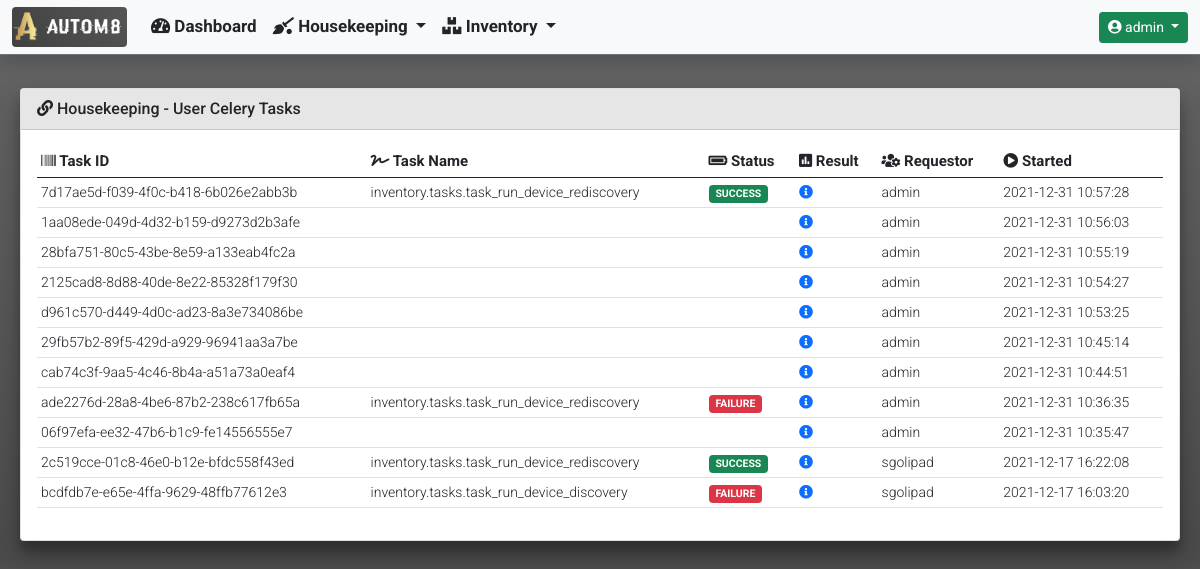
Page /housekeeping/ (signed in) on the earlier database version.
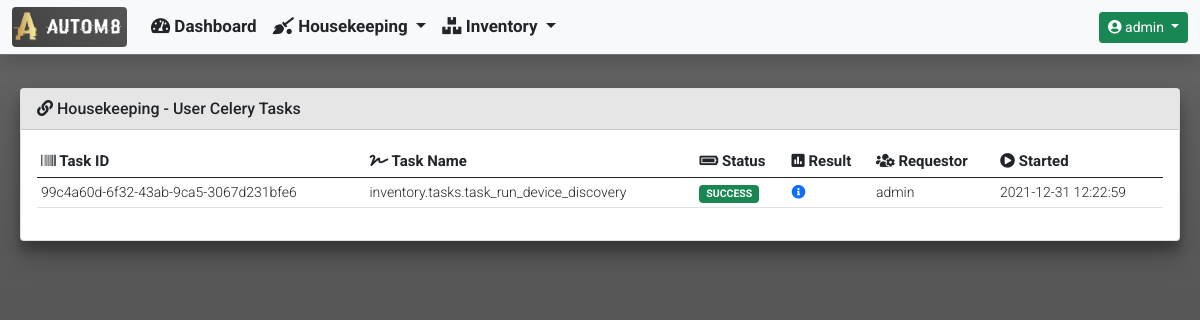
Same page on the later database version.
### housekeeping/models.py (models this page shows)
class CeleryUserJobResults(models.Model):
    task_id = models.UUIDField(
        primary_key=True,
        default=uuid.uuid4,
        max_length=255
    )
    task_name = models.CharField(max_length=255)
    task_status = models.CharField(max_length=255)
    task_result = models.JSONField(null=True)
    task_requested_by = models.CharField(max_length=255)
    start_time = models.DateTimeField()

### housekeeping/views.py (the view)
def housekeeping_celery_user_tasks(request):
    tasks_list = CeleryUserJobResults.objects.all().order_by('-start_time')
    context = {
            'title': 'Housekeeping - Celery User Tasks',
            'card_header': 'Housekeeping - User Celery Tasks',
            'data': {
                'tasks_list': tasks_list
            }
        }
    if tasks.stats():
        data = {
            'celery_information': {
                'celery_statistics': tasks.stats(),
                'registered_tasks': tasks.registered_tasks()[hostname],
                'scheduled_tasks': tasks.scheduled()[hostname],
                'active_tasks': tasks.active()[hostname],
                'reserved_tasks': tasks.reserved()
            }
        }
        context['data'].update(data)
        return render(
            request,
            'housekeeping/housekeeping_celery_user_tasks.html',
            context
        )
    else:
        return render(
                request,
                'housekeeping/housekeeping_celery_user_tasks.html',
                context
            )

### templates/housekeeping/housekeeping_celery_user_tasks.html (shortened to what this page needs)
{% extends "base_template/base.html"%}
{% block content %}
{% if data.tasks_list %}
<div class="col-md-12">
    <div class="table-responsive rounded">
        <table id="celery_completed_tasks" class="table table-hover table-sm" style="width:100%">
            <thead>
                <tr>
                    <th><i class="fas fa-barcode"></i> Task ID</th>
                    <th><i class="fas fa-signature"></i> Task Name</th>
                    <th><i class="fas fa-battery-full"></i> Status</th>
                    <th><i class="fas fa-poll"></i> Result</th>
                    <th><i class="fas fa-users-cog"></i> Requestor</th>
                    <th><i class="fas fa-play-circle"></i> Started</th>
                </tr>
            </thead>
            <tbody>
                {% for completed_task in data.tasks_list %}
                <tr>
                    <td>{{ completed_task.task_id }}</td>
                    <td>{{ completed_task.task_name }}</td>
                    <td>
                        {% if 'SUCCESS' in completed_task.task_status %}
                            <span class="badge bg-success">{{ completed_task.task_status }}</span>
                        {% else %}
                            <span class="badge bg-danger">{{ completed_task.task_status }}</span>
                        {% endif %}
                    </td>
                    <td>
                        <a href="#" data-bs-toggle="modal" data-bs-target="#task_result_modal_{{ completed_task.task_id }}">
                            <i class="fas fa-info-circle"></i>
                        </a>
                    </td>
                    <td>{{ completed_task.task_requested_by }}</td>
                    <td>{{ completed_task.start_time|date:"Y-m-d H:i:s" }}</td>
                </tr>
                {% endfor %}
            </tbody>
        </table>
    </div>
</div>
{% endif %}
{% endblock %}

### templates/base_template/base.html (shortened to what this page needs)
{% load static %}
<!doctype html>
<html lang="en">
  <head>
    <link href="https://cdn.jsdelivr.net/npm/bootstrap@5.0.2/dist/css/bootstrap.min.css" rel="stylesheet">
    <link rel="stylesheet" href="https://cdnjs.cloudflare.com/ajax/libs/font-awesome/5.15.3/css/all.min.css" />
    <link rel="stylesheet" type="text/css" href="{% static 'css/custom.css' %}">
  </head>
  <body class="d-flex flex-column h-100">
    {% include 'navbar/navbar.html' %}
    <main class="container-fluid">
      <section>
          <div class="row">
            <div class="col-md-12">
                <div class="card">
                  {% if card_header %}
                  <div class="card-header">
                    <i class="fas fa-link"></i>
                      {{ card_header }}
                  </div>
                  {% endif %}
                  <div class="card-body">
                      {% block content %}
                      {% endblock %}
                  </div>
                </div>
            </div>
          </div>
      </section>
    </main>
  </body>
</html>

### templates/navbar/navbar.html (shortened to what this page needs)
{% load static %}
{% if user.is_authenticated %}
<nav class="navbar navbar-expand-md navbar-light bg-light fixed-top border-bottom border-secondary shadow">
  <div class="container-fluid">
    <a class="navbar-brand" href="#">
      <img class="rounded" src="{% static 'images/logos/portal_logo.png' %}" width="115" height="40">
    </a>
    <div class="collapse navbar-collapse" id="navbarCollapse">
      <ul class="navbar-nav me-auto mb-2 mb-md-0">
        <li class="nav-item">
          <a class="nav-link text-dark" href="{% url 'dashboard:dashboard' %}">
            <i class="fas fa-tachometer-alt"></i>
            Dashboard
          </a>
        </li>
        <li class="nav-item dropdown">
          <a class="nav-link dropdown-toggle text-dark" href="#" id="InventoryDropdown" role="button"
            data-bs-toggle="dropdown" aria-expanded="false">
            <i class="fas fa-quidditch"></i>
            Housekeeping
          </a>
        </li>
        <li class="nav-item dropdown">
          <a class="nav-link dropdown-toggle text-dark" href="#" id="InventoryDropdown" role="button"
            data-bs-toggle="dropdown" aria-expanded="false">
            <i class="fas fa-boxes"></i>
            Inventory
          </a>
        </li>
      </ul>
      <div class="dropdown">
        <a class="btn btn-sm btn-success dropdown-toggle" href="#" role="button" id="UserProfileDropdown"
          data-bs-toggle="dropdown" aria-expanded="false">
          <i class="fas fa-user-circle"></i>
          {{ user.username }}
        </a>
      </div>
    </div>
  </div>
</nav>
{% endif %}

### static/css/custom.css (style rules this page uses)
nav { font-family: 'Roboto', sans-serif; font-weight: 700; font-size: 17px; height: 55px; top: 0; }
body { font-family: 'Roboto', sans-serif; font-weight: 400; font-size: 14px; overflow-y: scroll; min-height: 70rem; padding-top: 5rem; height: 100%; background: linear-gradient(to top, #e6e6e6, #4b4b4b, #656565) }
.card { transition: 0.3s; margin: 0.5rem; position: relative; box-shadow: 0 14px 28px rgba(0, 0, 0, 0.25), 0 10px 10px rgba(0, 0, 0, 0.22); }
.card-header { font-family: 'Roboto', sans-serif; font-weight: 500; font-size: 16px; background-color: #e6e6e6; }
th { font-family: 'Roboto', sans-serif; font-weight: 700; font-size: 15px; }
td { font-family: 'Roboto', sans-serif; font-weight: 300; font-size: 14px; }

Differences in the rows shown:
removed CeleryUserJobResults: task_id "7d17ae5d-f039-4f0c-b418-6b026e2abb3b", task_name "inventory.tasks.task_run_device_rediscovery", task_status "SUCCESS", task_requested_by "admin", start_time "2021-12-31 10:57:28"
removed CeleryUserJobResults: task_id "1aa08ede-049d-4d32-b159-d9273d2b3afe", task_requested_by "admin", start_time "2021-12-31 10:56:03"
removed CeleryUserJobResults: task_id "28bfa751-80c5-43be-8e59-a133eab4fc2a", task_requested_by "admin", start_time "2021-12-31 10:55:19"
removed CeleryUserJobResults: task_id "2125cad8-8d88-40de-8e22-85328f179f30", task_requested_by "admin", start_time "2021-12-31 10:54:27"
removed CeleryUserJobResults: task_id "d961c570-d449-4d0c-ad23-8a3e734086be", task_requested_by "admin", start_time "2021-12-31 10:53:25"
removed CeleryUserJobResults: task_id "29fb57b2-89f5-429d-a929-96941aa3a7be", task_requested_by "admin", start_time "2021-12-31 10:45:14"
removed CeleryUserJobResults: task_id "cab74c3f-9aa5-4c46-8b4a-a51a73a0eaf4", task_requested_by "admin", start_time "2021-12-31 10:44:51"
removed CeleryUserJobResults: task_id "ade2276d-28a8-4be6-87b2-238c617fb65a", task_name "inventory.tasks.task_run_device_rediscovery", task_status "FAILURE", task_requested_by "admin", start_time "2021-12-31 10:36:35"
removed CeleryUserJobResults: task_id "06f97efa-ee32-47b6-b1c9-fe14556555e7", task_requested_by "admin", start_time "2021-12-31 10:35:47"
removed CeleryUserJobResults: task_id "2c519cce-01c8-46e0-b12e-bfdc558f43ed", task_name "inventory.tasks.task_run_device_rediscovery", task_status "SUCCESS", task_requested_by "sgolipad", start_time "2021-12-17 16:22:08"
removed CeleryUserJobResults: task_id "bcdfdb7e-e65e-4ffa-9629-48ffb77612e3", task_name "inventory.tasks.task_run_device_discovery", task_status "FAILURE", task_requested_by "sgolipad", start_time "2021-12-17 16:03:20"
added CeleryUserJobResults: task_id "99c4a60d-6f32-43ab-9ca5-3067d231bfe6", task_name "inventory.tasks.task_run_device_discovery", task_status "SUCCESS", task_requested_by "admin", start_time "2021-12-31 12:22:59"
